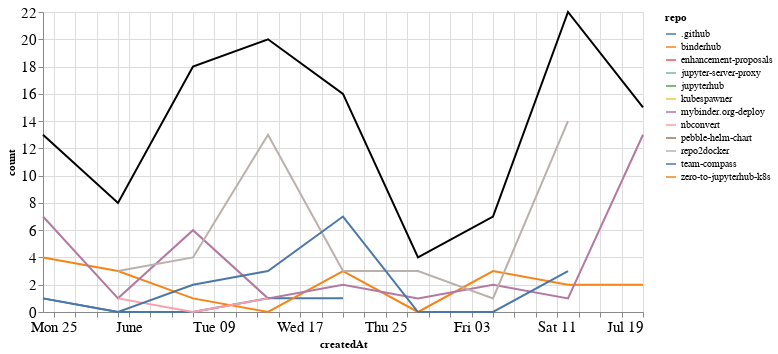

Here is the notebook cell this chart was saved with:
### Markdown cell above
## Comments

### Code cell
comments_time = comments.groupby('repo').resample('W', on='createdAt').count()['author'].reset_index()
comments_time = comments_time.rename(columns={'author': 'count'})
comments_time_total = comments_time.groupby('createdAt').agg({"count": "sum"}).reset_index()
ch1 = alt.Chart(comments_time, width=600).mark_line().encode(
    x='createdAt',
    y='count',
    color='repo',
    tooltip="repo"
)

ch2 = alt.Chart(comments_time_total, width=600).mark_line(color="black").encode(
    x='createdAt',
    y='count',
)

ch1 + ch2

### Figure 1 — Vega-Lite specification as saved in the notebook (floating-point values rounded to 4 significant figures)
{"config": {"axisLeft": {"labelFontSize": 15}, "axisBottom": {"labelFontSize": 15}}, "layer": [{"data": {"name": "data-e78076ff8e41ab985bfffe4ca982b789"}, "mark": "line", "encoding": {"color": {"type": "nominal", "field": "repo"}, "tooltip": {"type": "nominal", "field": "repo"}, "x": {"type": "temporal", "field": "createdAt"}, "y": {"type": "quantitative", "field": "count"}}, "width": 600}, {"data": {"name": "data-ffff8a4562d20593cd9971c120e72c76"}, "mark": {"type": "line", "color": "black"}, "encoding": {"x": {"type": "temporal", "field": "createdAt"}, "y": {"type": "quantitative", "field": "count"}}, "width": 600}], "$schema": "https://vega.github.io/schema/vega-lite/v4.8.1.json", "datasets": {"data-e78076ff8e41ab985bfffe4ca982b789": [{"repo": ".github", "createdAt": "2020-05-24T00:00:00", "count": 1}, {"repo": ".github", "createdAt": "2020-05-31T00:00:00", "count": 0}, {"repo": ".github", "createdAt": "2020-06-07T00:00:00", "count": 0}, {"repo": ".github", "createdAt": "2020-06-14T00:00:00", "count": 1}, {"repo": ".github", "createdAt": "2020-06-21T00:00:00", "count": 1}, {"repo": "binderhub", "createdAt": "2020-05-24T00:00:00", "count": 4}, {"repo": "binderhub", "createdAt": "2020-05-31T00:00:00", "count": 3}, {"repo": "binderhub", "createdAt": "2020-06-07T00:00:00", "count": 1}, {"repo": "binderhub", "createdAt": "2020-06-14T00:00:00", "count": 0}, {"repo": "binderhub", "createdAt": "2020-06-21T00:00:00", "count": 3}, {"repo": "binderhub", "createdAt": "2020-06-28T00:00:00", "count": 0}, {"repo": "binderhub", "createdAt": "2020-07-05T00:00:00", "count": 3}, {"repo": "binderhub", "createdAt": "2020-07-12T00:00:00", "count": 2}, {"repo": "binderhub", "createdAt": "2020-07-19T00:00:00", "count": 2}, {"repo": "enhancement-proposals", "createdAt": "2020-07-12T00:00:00", "count": 2}, {"repo": "jupyter-server-proxy", "createdAt": "2020-07-05T00:00:00", "count": 1}, {"repo": "jupyterhub", "createdAt": "2020-06-07T00:00:00", "count": 1}, {"repo": "kubespawner", "createdAt": "2020-06-14T00:00:00", "count": 1}, {"repo": "mybinder.org-deploy", "createdAt": "2020-05-24T00:00:00", "count": 7}, {"repo": "mybinder.org-deploy", "createdAt": "2020-05-31T00:00:00", "count": 1}, {"repo": "mybinder.org-deploy", "createdAt": "2020-06-07T00:00:00", "count": 6}, {"repo": "mybinder.org-deploy", "createdAt": "2020-06-14T00:00:00", "count": 1}, {"repo": "mybinder.org-deploy", "createdAt": "2020-06-21T00:00:00", "count": 2}, {"repo": "mybinder.org-deploy", "createdAt": "2020-06-28T00:00:00", "count": 1}, {"repo": "mybinder.org-deploy", "createdAt": "2020-07-05T00:00:00", "count": 2}, {"repo": "mybinder.org-deploy", "createdAt": "2020-07-12T00:00:00", "count": 1}, {"repo": "mybinder.org-deploy", "createdAt": "2020-07-19T00:00:00", "count": 13}, {"repo": "nbconvert", "createdAt": "2020-05-31T00:00:00", "count": 1}, {"repo": "nbconvert", "createdAt": "2020-06-07T00:00:00", "count": 0}, {"repo": "nbconvert", "createdAt": "2020-06-14T00:00:00", "count": 1}, {"repo": "pebble-helm-chart", "createdAt": "2020-06-07T00:00:00", "count": 1}, {"repo": "repo2docker", "createdAt": "2020-05-31T00:00:00", "count": 3}, {"repo": "repo2docker", "createdAt": "2020-06-07T00:00:00", "count": 4}, {"repo": "repo2docker", "createdAt": "2020-06-14T00:00:00", "count": 13}, {"repo": "repo2docker", "createdAt": "2020-06-21T00:00:00", "count": 3}, {"repo": "repo2docker", "createdAt": "2020-06-28T00:00:00", "count": 3}, {"repo": "repo2docker", "createdAt": "2020-07-05T00:00:00", "count": 1}, {"repo": "repo2docker", "createdAt": "2020-07-12T00:00:00", "count": 14}, {"repo": "team-compass", "createdAt": "2020-05-24T00:00:00", "count": 1}, {"repo": "team-compass", "createdAt": "2020-05-31T00:00:00", "count": 0}, {"repo": "team-compass", "createdAt": "2020-06-07T00:00:00", "count": 2}, {"repo": "team-compass", "createdAt": "2020-06-14T00:00:00", "count": 3}, {"repo": "team-compass", "createdAt": "2020-06-21T00:00:00", "count": 7}, {"repo": "team-compass", "createdAt": "2020-06-28T00:00:00", "count": 0}, {"repo": "team-compass", "createdAt": "2020-07-05T00:00:00", "count": 0}, {"repo": "team-compass", "createdAt": "2020-07-12T00:00:00", "count": 3}, {"repo": "zero-to-jupyterhub-k8s", "createdAt": "2020-06-07T00:00:00", "count": 3}], "data-ffff8a4562d20593cd9971c120e72c76": [{"createdAt": "2020-05-24T00:00:00", "count": 13}, {"createdAt": "2020-05-31T00:00:00", "count": 8}, {"createdAt": "2020-06-07T00:00:00", "count": 18}, {"createdAt": "2020-06-14T00:00:00", "count": 20}, {"createdAt": "2020-06-21T00:00:00", "count": 16}, {"createdAt": "2020-06-28T00:00:00", "count": 4}, {"createdAt": "2020-07-05T00:00:00", "count": 7}, {"createdAt": "2020-07-12T00:00:00", "count": 22}, {"createdAt": "2020-07-19T00:00:00", "count": 15}]}}
